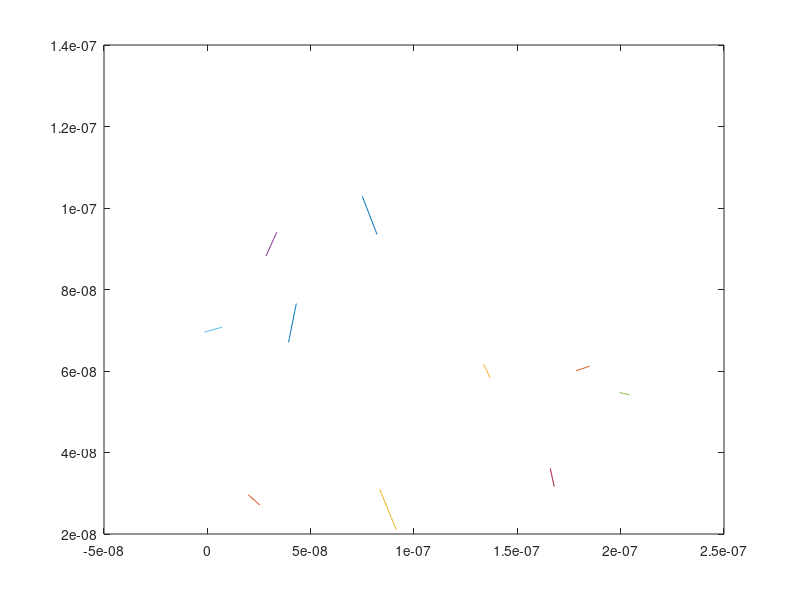

Write MATLAB code to recreate this figure.
clc; close all;
set(0, 'DefaultFigureWindowStyle', 'docked')

eCount = 10;


tStep = 1e-12;
tStop = 0.01e-9;
time = 0;

eGroup = struct('x', 'y', 'vx', 'vy');
for i = 1 : eCount
    eGroup(i).x = rand()*200e-9;
    eGroup(i).y = rand()*100e-9;
    % Randomized velocities in direction and magnitude
    eGroup(i).vx = 1000*rand()*(2*randi([0 1])-1);
    eGroup(i).vy = 1000*rand()*(2*randi([0 1])-1);
end


counter = 1;
while time <= tStop

    for i = 1 : eCount
        plot(eGroup(i).x, eGroup(i).y)
        hold on
        
        % Updating Position
        eGroup(i).x(counter+1) = eGroup(i).x(counter) - eGroup(i).vx * tStep;
        eGroup(i).y(counter+1) = eGroup(i).y(counter) - eGroup(i).vy * tStep;

    end
    hold off
    time = time + tStep;
    counter = counter + 1;
    
end

